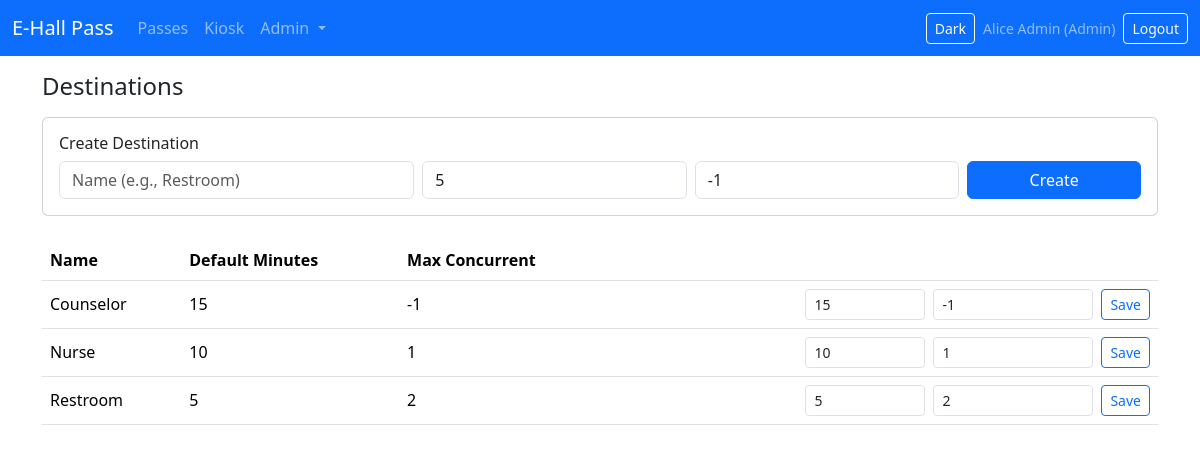
The app's page /admin/destinations (signed in) with its own data.
### app/models/core.py (models this page shows, shortened)
class User(UserMixin, db.Model):
    __tablename__ = "users"
    id: Mapped[int] = mapped_column(Integer, primary_key=True)
    email: Mapped[str] = mapped_column(String(255), unique=True, nullable=False, index=True)
    full_name: Mapped[str] = mapped_column(String(255), nullable=False)
    password_hash: Mapped[str] = mapped_column(String(255), nullable=True)  # nullable for SSO-only accounts
    is_active_flag: Mapped[int] = mapped_column(Integer, default=1, nullable=False)
    role_id: Mapped[int] = mapped_column(ForeignKey("roles.id"), nullable=False)
    role: Mapped["Role"] = relationship("Role", back_populates="users")
    @property
    def is_active(self):  # type: ignore[override]
        return bool(self.is_active_flag)

class Role(db.Model):
    __tablename__ = "roles"
    id: Mapped[int] = mapped_column(Integer, primary_key=True)
    name: Mapped[str] = mapped_column(String(50), unique=True, nullable=False)  # Admin, Teacher, Student
    users: Mapped[list["User"]] = relationship("User", back_populates="role")

class Destination(db.Model):
    __tablename__ = "destinations"
    id: Mapped[int] = mapped_column(Integer, primary_key=True)
    name: Mapped[str] = mapped_column(String(120), unique=True, nullable=False)
    default_minutes: Mapped[int] = mapped_column(Integer, nullable=False, default=5)
    max_concurrent: Mapped[int] = mapped_column(Integer, nullable=False, default=-1)  # -1 = unlimited

### app/routes/admin.py (the view)
@bp.route("/destinations")
@login_required
def destinations():
    redir = require_admin()
    if redir:
        return redir
    dests = Destination.query.order_by(Destination.name).all()
    return render_template("admin/destinations.html", destinations=dests)

### app/models/core.py (called while the page is built)
@login_manager.user_loader
def load_user(user_id: str) -> Optional["User"]:
    return db.session.get(User, int(user_id))

### app/routes/admin.py (called while the page is built)
def require_admin():
    if current_user.role.name != "Admin":
        flash("Admin access required.", "danger")
        return redirect(url_for("main.dashboard"))
    return None

### app/templates/admin/destinations.html
{% extends "_base.html" %}
{% block content %}
<h4 class="mb-3">Destinations</h4>
<div class="card mb-4">
  <div class="card-body">
    <h6 class="card-title">Create Destination</h6>
    <form class="row g-2" method="post" action="{{ url_for('admin.destinations_create') }}">
      <div class="col-md-4">
        <input name="name" class="form-control" placeholder="Name (e.g., Restroom)" required>
      </div>
      <div class="col-md-3">
        <input name="default_minutes" type="number" class="form-control" placeholder="Default minutes" value="5" min="1">
      </div>
      <div class="col-md-3">
        <input name="max_concurrent" type="number" class="form-control" placeholder="Max concurrent (-1 unlimited)" value="-1">
      </div>
      <div class="col-md-2">
        <button class="btn btn-primary w-100" type="submit">Create</button>
      </div>
    </form>
  </div>
</div>
<div class="table-responsive">
  <table class="table align-middle">
    <thead>
      <tr>
        <th>Name</th><th>Default Minutes</th><th>Max Concurrent</th><th></th>
      </tr>
    </thead>
    <tbody>
      {% for d in destinations %}
      <tr>
        <td>{{ d.name }}</td>
        <td>{{ d.default_minutes }}</td>
        <td>{{ d.max_concurrent }}</td>
        <td class="text-end">
          <form class="d-inline-flex gap-2" method="post" action="{{ url_for('admin.destinations_update', dest_id=d.id) }}">
            <input name="default_minutes" type="number" class="form-control form-control-sm" value="{{ d.default_minutes }}" style="width:120px">
            <input name="max_concurrent" type="number" class="form-control form-control-sm" value="{{ d.max_concurrent }}" style="width:160px">
            <button class="btn btn-sm btn-outline-primary" type="submit">Save</button>
          </form>
        </td>
      </tr>
      {% endfor %}
    </tbody>
  </table>
</div>
{% endblock %}

### app/templates/_base.html (shortened to what this page needs)
<!doctype html>
<html lang="en" data-bs-theme="light">
<head>
  <link href="https://cdn.jsdelivr.net/npm/bootstrap@5.3.3/dist/css/bootstrap.min.css" rel="stylesheet">
  <link href="{{ url_for('static', filename='css/styles.css') }}" rel="stylesheet">
</head>
<body>
<nav class="navbar navbar-expand-lg navbar-dark bg-primary mb-3">
  <div class="container-fluid">
    <a class="navbar-brand" href="{{ url_for('main.dashboard') }}">E-Hall Pass</a>
    <div id="navbarsExample" class="collapse navbar-collapse">
      <ul class="navbar-nav me-auto mb-2 mb-lg-0">
        {% if current_user.is_authenticated %}
          <li class="nav-item"><a class="nav-link" href="{{ url_for('passes.index') }}">Passes</a></li>
          <li class="nav-item"><a class="nav-link" href="{{ url_for('kiosk.view') }}" target="_blank">Kiosk</a></li>
          {% if current_user.role.name == 'Admin' %}
            <li class="nav-item dropdown">
              <a class="nav-link dropdown-toggle" href="#" id="adminDropdown" role="button" data-bs-toggle="dropdown" aria-expanded="false">
                Admin
              </a>
            </li>
          {% endif %}
        {% endif %}
      </ul>
      <div class="d-flex align-items-center gap-2">
        <button id="darkToggle" class="btn btn-outline-light btn-sm">Dark</button>
        {% if current_user.is_authenticated %}
          <span class="navbar-text small">{{ current_user.full_name }} ({{ current_user.role.name }})</span>
          <a class="btn btn-outline-light btn-sm" href="{{ url_for('auth.logout') }}">Logout</a>
        {% else %}
          <a class="btn btn-outline-light btn-sm" href="{{ url_for('auth.login') }}">Login</a>
        {% endif %}
      </div>
    </div>
  </div>
</nav>
<main class="container">
  {% block content %}{% endblock %}
</main>
</body>
</html>

### app/static/css/styles.css (style rules this page uses)
:root { --blink-red: #dc3545; }
table td .btn { white-space: nowrap; }

### records on screen
User: full_name "Alice Admin"
Role: role.name "Admin"
Destination: name "Counselor", default_minutes "15", max_concurrent "-1"
Destination: name "Nurse", default_minutes "10", max_concurrent "1"
Destination: name "Restroom", default_minutes "5", max_concurrent "2"
